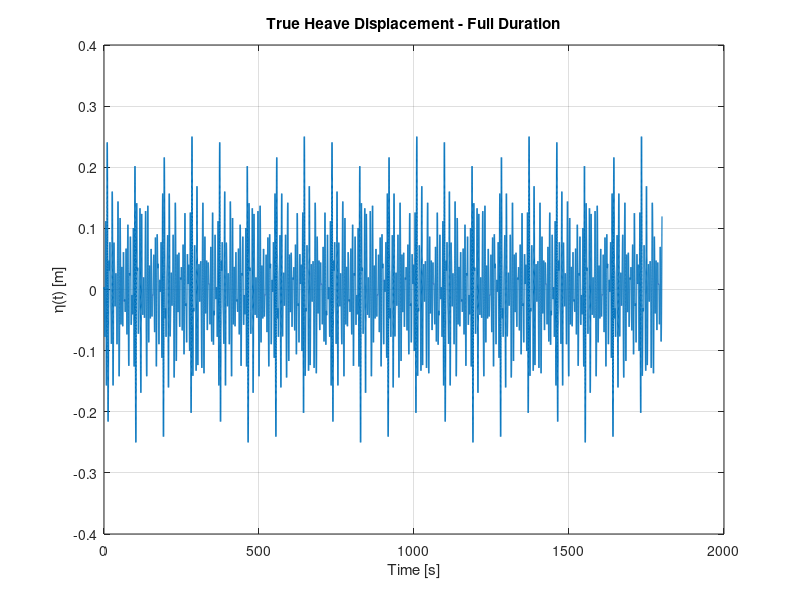
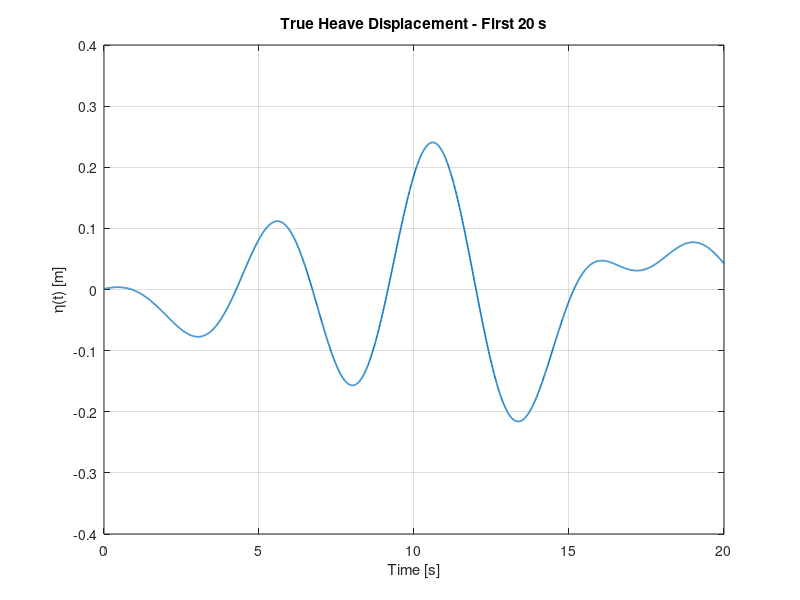
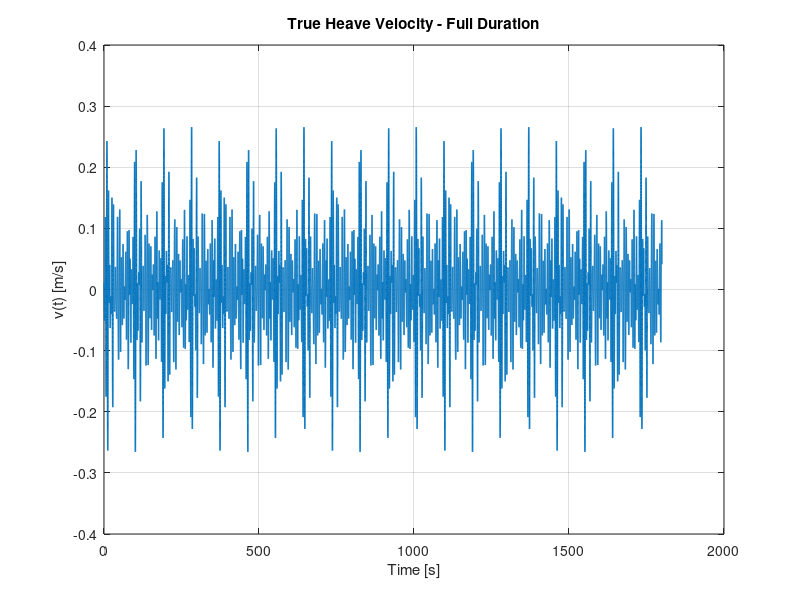
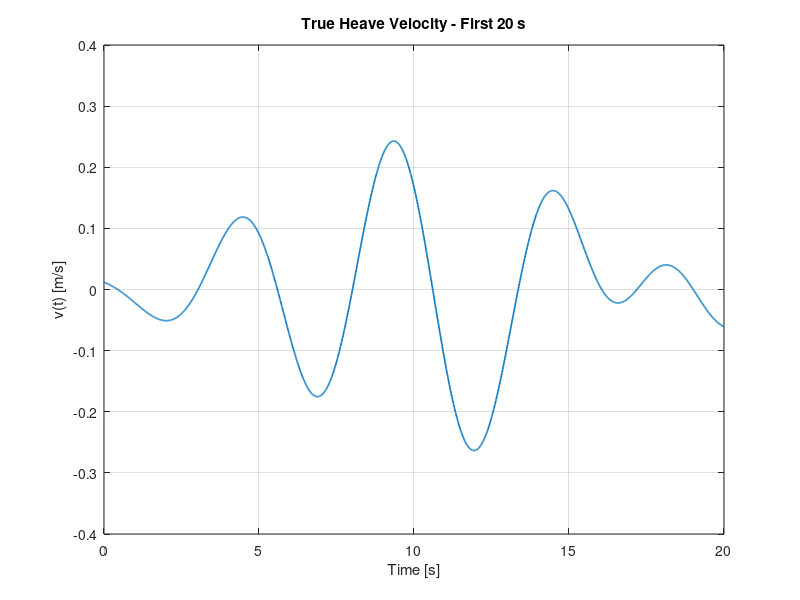

These figures' MATLAB source, in order: (Note: this script raises an error after producing the figures.)
%% IMU Heave Simulation - Step 1
% Purpose:
% Create the simulation time vector and the true heave motion:
% displacement eta(t), velocity v(t), and acceleration a(t)

clear; clc; close all;

%% Simulation settings
fs = 100;                  % Sampling frequency [Hz]
Ts = 1/fs;                 % Sampling period [s]
T_total = 30*60;           % Total simulation time [s] = 30 minutes
t = (0:Ts:T_total-Ts)';    % Time vector [s]

%% True heave motion parameters - dense random sea state
% Modelling choice:
% build a denser sea state using many sinusoidal components
% with random phases and a smooth amplitude envelope

N = 30;                           % number of components
f_min_sea = 0.08;                 % minimum wave frequency [Hz]
f_max_sea = 0.40;                 % maximum wave frequency [Hz]
f_vec = linspace(f_min_sea, f_max_sea, N)';   % frequency vector [Hz]

% Smooth amplitude envelope (Gaussian-shaped around a peak frequency)
f_peak_shape = 0.16;              % centre of wave-energy envelope [Hz]
sigma_f = 0.06;                   % spread of envelope [Hz]
A_shape = exp(-0.5*((f_vec - f_peak_shape)/sigma_f).^2);

% Set a target significant wave height for the simulated sea
Hm0_target = 0.30;                % [m]
m0_target = (Hm0_target/4)^2;     % target spectral zeroth moment [m^2]

% Scale amplitudes so that 0.5*sum(A_i^2) = m0_target
A_vec = sqrt(2*m0_target) * A_shape / norm(A_shape);

rng(10);                          % repeatable random phases
phi_vec = 2*pi*rand(N,1);         % random phases [rad]

%% True heave motion - dense random sea state
eta = zeros(size(t));             % displacement [m]
v   = zeros(size(t));             % velocity [m/s]
a   = zeros(size(t));             % acceleration [m/s^2]

for i = 1:N
    eta = eta + A_vec(i)*sin(2*pi*f_vec(i)*t + phi_vec(i));
    v   = v   + 2*pi*f_vec(i)*A_vec(i)*cos(2*pi*f_vec(i)*t + phi_vec(i));
    a   = a   - (2*pi*f_vec(i))^2*A_vec(i)*sin(2*pi*f_vec(i)*t + phi_vec(i));
end
%% Plot true motion
t_zoom_end = 20;                          % zoom window [s]
idx_zoom = t <= t_zoom_end;

figure;
plot(t, eta, 'LineWidth', 1.0);
grid on;
xlabel('Time [s]');
ylabel('\eta(t) [m]');
title('True Heave Displacement - Full Duration');

figure;
plot(t(idx_zoom), eta(idx_zoom), 'LineWidth', 1.2);
grid on;
xlabel('Time [s]');
ylabel('\eta(t) [m]');
title('True Heave Displacement - First 20 s');

figure;
plot(t, v, 'LineWidth', 1.0);
grid on;
xlabel('Time [s]');
ylabel('v(t) [m/s]');
title('True Heave Velocity - Full Duration');

figure;
plot(t(idx_zoom), v(idx_zoom), 'LineWidth', 1.2);
grid on;
xlabel('Time [s]');
ylabel('v(t) [m/s]');
title('True Heave Velocity - First 20 s');

figure;
plot(t, a, 'LineWidth', 1.0);
grid on;
xlabel('Time [s]');
ylabel('a(t) [m/s^2]');
title('True Heave Acceleration - Full Duration');

figure;
plot(t(idx_zoom), a(idx_zoom), 'LineWidth', 1.2);
grid on;
xlabel('Time [s]');
ylabel('a(t) [m/s^2]');
title('True Heave Acceleration - First 20 s');

%% Ideal IMU outputs for heave-only motion
% Heave-only assumptions:
% - no roll, pitch, or yaw
% - body frame stays aligned with navigation frame
% - accelerometer measures specific force
% - gyroscope measures angular rate

g = 9.81;    % gravitational acceleration [m/s^2]

% Ideal accelerometer output [m/s^2]
% ax = 0, ay = 0, az = g + true heave acceleration
accel_ideal_x = zeros(size(t));
accel_ideal_y = zeros(size(t));
accel_ideal_z = g + a;

% Ideal gyroscope output [rad/s]
gyro_ideal_x = zeros(size(t));
gyro_ideal_y = zeros(size(t));
gyro_ideal_z = zeros(size(t));

%% Plot ideal IMU outputs - first 20 s
figure;
plot(t(idx_zoom), accel_ideal_x(idx_zoom), 'LineWidth', 1.2); hold on;
plot(t(idx_zoom), accel_ideal_y(idx_zoom), 'LineWidth', 1.2);
plot(t(idx_zoom), accel_ideal_z(idx_zoom), 'LineWidth', 1.2);
grid on;
xlabel('Time [s]');
ylabel('Acceleration [m/s^2]');
title('Ideal Accelerometer Output - First 20 s');
legend('a_x', 'a_y', 'a_z', 'Location', 'best');

figure;
plot(t(idx_zoom), gyro_ideal_x(idx_zoom), 'LineWidth', 1.2); hold on;
plot(t(idx_zoom), gyro_ideal_y(idx_zoom), 'LineWidth', 1.2);
plot(t(idx_zoom), gyro_ideal_z(idx_zoom), 'LineWidth', 1.2);
grid on;
xlabel('Time [s]');
ylabel('Angular Rate [rad/s]');
title('Ideal Gyroscope Output - First 20 s');
legend('\omega_x', '\omega_y', '\omega_z', 'Location', 'best');

%% Add constant sensor bias
% Modelling choice for now:
% - constant bias on each accelerometer axis
% - constant bias on each gyroscope axis

% Accelerometer bias [m/s^2]
b_ax = 0.02;
b_ay = -0.01;
b_az = 0.03;

% Gyroscope bias [rad/s]
b_gx = 0.005;
b_gy = -0.003;
b_gz = 0.002;

% Biased accelerometer signals
accel_bias_x = accel_ideal_x + b_ax;
accel_bias_y = accel_ideal_y + b_ay;
accel_bias_z = accel_ideal_z + b_az;

% Biased gyroscope signals
gyro_bias_x = gyro_ideal_x + b_gx;
gyro_bias_y = gyro_ideal_y + b_gy;
gyro_bias_z = gyro_ideal_z + b_gz;

%% Plot biased accelerometer output - first 20 s
figure;
subplot(3,1,1);
plot(t(idx_zoom), accel_bias_x(idx_zoom), 'LineWidth', 1.2);
grid on;
ylabel('a_x [m/s^2]');
title('Biased Accelerometer Output - First 20 s');

subplot(3,1,2);
plot(t(idx_zoom), accel_bias_y(idx_zoom), 'LineWidth', 1.2);
grid on;
ylabel('a_y [m/s^2]');

subplot(3,1,3);
plot(t(idx_zoom), accel_bias_z(idx_zoom), 'LineWidth', 1.2);
grid on;
ylabel('a_z [m/s^2]');
xlabel('Time [s]');

%% Plot biased gyroscope output - first 20 s
figure;
subplot(3,1,1);
plot(t(idx_zoom), gyro_bias_x(idx_zoom), 'LineWidth', 1.2);
grid on;
ylabel('\omega_x [rad/s]');
title('Biased Gyroscope Output - First 20 s');

subplot(3,1,2);
plot(t(idx_zoom), gyro_bias_y(idx_zoom), 'LineWidth', 1.2);
grid on;
ylabel('\omega_y [rad/s]');

subplot(3,1,3);
plot(t(idx_zoom), gyro_bias_z(idx_zoom), 'LineWidth', 1.2);
grid on;
ylabel('\omega_z [rad/s]');
xlabel('Time [s]');

%% Add white Gaussian noise
% Modelling choice for now:
% - zero-mean
% - white
% - Gaussian
% - independent on each axis

rng(1);   % for repeatability

% Accelerometer noise standard deviation [m/s^2]
sigma_ax = 0.01;
sigma_ay = 0.01;
sigma_az = 0.01;

% Gyroscope noise standard deviation [rad/s]
sigma_gx = 0.002;
sigma_gy = 0.002;
sigma_gz = 0.002;

% Generate accelerometer noise
n_ax = sigma_ax * randn(size(t));
n_ay = sigma_ay * randn(size(t));
n_az = sigma_az * randn(size(t));

% Generate gyroscope noise
n_gx = sigma_gx * randn(size(t));
n_gy = sigma_gy * randn(size(t));
n_gz = sigma_gz * randn(size(t));

% Noisy accelerometer signals
accel_noisy_x = accel_bias_x + n_ax;
accel_noisy_y = accel_bias_y + n_ay;
accel_noisy_z = accel_bias_z + n_az;

% Noisy gyroscope signals
gyro_noisy_x = gyro_bias_x + n_gx;
gyro_noisy_y = gyro_bias_y + n_gy;
gyro_noisy_z = gyro_bias_z + n_gz;

%% Plot noisy accelerometer output - first 20 s
figure;
subplot(3,1,1);
plot(t(idx_zoom), accel_noisy_x(idx_zoom), 'LineWidth', 1.0);
grid on;
ylabel('a_x [m/s^2]');
title('Noisy Accelerometer Output - First 20 s');

subplot(3,1,2);
plot(t(idx_zoom), accel_noisy_y(idx_zoom), 'LineWidth', 1.0);
grid on;
ylabel('a_y [m/s^2]');

subplot(3,1,3);
plot(t(idx_zoom), accel_noisy_z(idx_zoom), 'LineWidth', 1.0);
grid on;
ylabel('a_z [m/s^2]');
xlabel('Time [s]');

%% Plot noisy gyroscope output - first 20 s
figure;
subplot(3,1,1);
plot(t(idx_zoom), gyro_noisy_x(idx_zoom), 'LineWidth', 1.0);
grid on;
ylabel('\omega_x [rad/s]');
title('Noisy Gyroscope Output - First 20 s');

subplot(3,1,2);
plot(t(idx_zoom), gyro_noisy_y(idx_zoom), 'LineWidth', 1.0);
grid on;
ylabel('\omega_y [rad/s]');

subplot(3,1,3);
plot(t(idx_zoom), gyro_noisy_z(idx_zoom), 'LineWidth', 1.0);
grid on;
ylabel('\omega_z [rad/s]');
xlabel('Time [s]');

%% Apply first-order low-pass filter
% For now, use a simple first-order equivalent LPF.
% These cutoffs are temporary debugging values, not final MPU6050 settings.

fc_accel = 5;      % accelerometer LPF cutoff [Hz]
fc_gyro  = 5;      % gyroscope LPF cutoff [Hz]

alpha_accel = exp(-2*pi*fc_accel*Ts);
alpha_gyro  = exp(-2*pi*fc_gyro*Ts);

% Preallocate filtered signals
accel_filt_x = zeros(size(t));
accel_filt_y = zeros(size(t));
accel_filt_z = zeros(size(t));

gyro_filt_x = zeros(size(t));
gyro_filt_y = zeros(size(t));
gyro_filt_z = zeros(size(t));

% Initial conditions
accel_filt_x(1) = accel_noisy_x(1);
accel_filt_y(1) = accel_noisy_y(1);
accel_filt_z(1) = accel_noisy_z(1);

gyro_filt_x(1) = gyro_noisy_x(1);
gyro_filt_y(1) = gyro_noisy_y(1);
gyro_filt_z(1) = gyro_noisy_z(1);

% Recursive filtering
for k = 2:length(t)
    accel_filt_x(k) = alpha_accel*accel_filt_x(k-1) + (1-alpha_accel)*accel_noisy_x(k);
    accel_filt_y(k) = alpha_accel*accel_filt_y(k-1) + (1-alpha_accel)*accel_noisy_y(k);
    accel_filt_z(k) = alpha_accel*accel_filt_z(k-1) + (1-alpha_accel)*accel_noisy_z(k);

    gyro_filt_x(k) = alpha_gyro*gyro_filt_x(k-1) + (1-alpha_gyro)*gyro_noisy_x(k);
    gyro_filt_y(k) = alpha_gyro*gyro_filt_y(k-1) + (1-alpha_gyro)*gyro_noisy_y(k);
    gyro_filt_z(k) = alpha_gyro*gyro_filt_z(k-1) + (1-alpha_gyro)*gyro_noisy_z(k);
end

%% Plot filtered vs noisy signals - first 20 s
figure;
subplot(2,1,1);
plot(t(idx_zoom), accel_noisy_z(idx_zoom), 'LineWidth', 0.8); hold on;
plot(t(idx_zoom), accel_filt_z(idx_zoom), 'LineWidth', 1.4);
grid on;
ylabel('a_z [m/s^2]');
title('Accelerometer Z-Axis: Noisy vs Filtered');
legend('Noisy', 'Filtered', 'Location', 'best');

subplot(2,1,2);
plot(t(idx_zoom), gyro_noisy_x(idx_zoom), 'LineWidth', 0.8); hold on;
plot(t(idx_zoom), gyro_filt_x(idx_zoom), 'LineWidth', 1.4);
grid on;
xlabel('Time [s]');
ylabel('\omega_x [rad/s]');
title('Gyroscope X-Axis: Noisy vs Filtered');
legend('Noisy', 'Filtered', 'Location', 'best');

%% Plot filtered accelerometer outputs - first 20 s
figure;
subplot(3,1,1);
plot(t(idx_zoom), accel_filt_x(idx_zoom), 'LineWidth', 1.1);
grid on;
ylabel('a_x [m/s^2]');
title('Filtered Accelerometer Output - First 20 s');

subplot(3,1,2);
plot(t(idx_zoom), accel_filt_y(idx_zoom), 'LineWidth', 1.1);
grid on;
ylabel('a_y [m/s^2]');

subplot(3,1,3);
plot(t(idx_zoom), accel_filt_z(idx_zoom), 'LineWidth', 1.1);
grid on;
ylabel('a_z [m/s^2]');
xlabel('Time [s]');

%% Plot filtered gyroscope outputs - first 20 s
figure;
subplot(3,1,1);
plot(t(idx_zoom), gyro_filt_x(idx_zoom), 'LineWidth', 1.1);
grid on;
ylabel('\omega_x [rad/s]');
title('Filtered Gyroscope Output - First 20 s');

subplot(3,1,2);
plot(t(idx_zoom), gyro_filt_y(idx_zoom), 'LineWidth', 1.1);
grid on;
ylabel('\omega_y [rad/s]');

subplot(3,1,3);
plot(t(idx_zoom), gyro_filt_z(idx_zoom), 'LineWidth', 1.1);
grid on;
ylabel('\omega_z [rad/s]');
xlabel('Time [s]');

%% Apply saturation using chosen full-scale ranges
% Chosen ranges for this simulation:
% Accelerometer: +/-4 g
% Gyroscope: +/-250 deg/s

accel_fs_g = 4;                    % accelerometer full-scale [g]
gyro_fs_dps = 250;                 % gyroscope full-scale [deg/s]

accel_limit = accel_fs_g * g;      % accelerometer saturation limit [m/s^2]
gyro_limit  = deg2rad(gyro_fs_dps);% gyroscope saturation limit [rad/s]

% Saturated accelerometer signals
accel_sat_x = min(max(accel_filt_x, -accel_limit), accel_limit);
accel_sat_y = min(max(accel_filt_y, -accel_limit), accel_limit);
accel_sat_z = min(max(accel_filt_z, -accel_limit), accel_limit);

% Saturated gyroscope signals
gyro_sat_x = min(max(gyro_filt_x, -gyro_limit), gyro_limit);
gyro_sat_y = min(max(gyro_filt_y, -gyro_limit), gyro_limit);
gyro_sat_z = min(max(gyro_filt_z, -gyro_limit), gyro_limit);

%% Plot saturated outputs - first 20 s
figure;
subplot(3,1,1);
plot(t(idx_zoom), accel_sat_x(idx_zoom), 'LineWidth', 1.1);
grid on;
ylabel('a_x [m/s^2]');
title('Saturated Accelerometer Output - First 20 s');

subplot(3,1,2);
plot(t(idx_zoom), accel_sat_y(idx_zoom), 'LineWidth', 1.1);
grid on;
ylabel('a_y [m/s^2]');

subplot(3,1,3);
plot(t(idx_zoom), accel_sat_z(idx_zoom), 'LineWidth', 1.1);
grid on;
ylabel('a_z [m/s^2]');
xlabel('Time [s]');

figure;
subplot(3,1,1);
plot(t(idx_zoom), gyro_sat_x(idx_zoom), 'LineWidth', 1.1);
grid on;
ylabel('\omega_x [rad/s]');
title('Saturated Gyroscope Output - First 20 s');

subplot(3,1,2);
plot(t(idx_zoom), gyro_sat_y(idx_zoom), 'LineWidth', 1.1);
grid on;
ylabel('\omega_y [rad/s]');

subplot(3,1,3);
plot(t(idx_zoom), gyro_sat_z(idx_zoom), 'LineWidth', 1.1);
grid on;
ylabel('\omega_z [rad/s]');
xlabel('Time [s]');

%% Check whether any clipping occurred
num_clip_accel = sum(abs(accel_filt_x) >= accel_limit) + ...
                 sum(abs(accel_filt_y) >= accel_limit) + ...
                 sum(abs(accel_filt_z) >= accel_limit);

num_clip_gyro = sum(abs(gyro_filt_x) >= gyro_limit) + ...
                sum(abs(gyro_filt_y) >= gyro_limit) + ...
                sum(abs(gyro_filt_z) >= gyro_limit);

fprintf('Total clipped accelerometer samples: %d\n', num_clip_accel);
fprintf('Total clipped gyroscope samples: %d\n', num_clip_gyro);

%% Quantisation using MPU-6050 sensitivity scale factors
% Datasheet-based sensitivity values for the chosen ranges:
% Accelerometer +/-4 g  -> 8192 LSB/g
% Gyroscope    +/-250 dps -> 131 LSB/(deg/s)

accel_sens_lsb_per_g = 8192;   % [LSB/g]
gyro_sens_lsb_per_dps = 131;   % [LSB/(deg/s)]

% Convert saturated accelerometer signals from m/s^2 to g
accel_sat_x_g = accel_sat_x / g;
accel_sat_y_g = accel_sat_y / g;
accel_sat_z_g = accel_sat_z / g;

% Convert saturated gyroscope signals from rad/s to deg/s
gyro_sat_x_dps = rad2deg(gyro_sat_x);
gyro_sat_y_dps = rad2deg(gyro_sat_y);
gyro_sat_z_dps = rad2deg(gyro_sat_z);

% Quantise to integer sensor counts
accel_counts_x = round(accel_sat_x_g * accel_sens_lsb_per_g);
accel_counts_y = round(accel_sat_y_g * accel_sens_lsb_per_g);
accel_counts_z = round(accel_sat_z_g * accel_sens_lsb_per_g);

gyro_counts_x = round(gyro_sat_x_dps * gyro_sens_lsb_per_dps);
gyro_counts_y = round(gyro_sat_y_dps * gyro_sens_lsb_per_dps);
gyro_counts_z = round(gyro_sat_z_dps * gyro_sens_lsb_per_dps);

% Convert quantised counts back to engineering units
accel_quant_x = (accel_counts_x / accel_sens_lsb_per_g) * g;
accel_quant_y = (accel_counts_y / accel_sens_lsb_per_g) * g;
accel_quant_z = (accel_counts_z / accel_sens_lsb_per_g) * g;

gyro_quant_x = deg2rad(gyro_counts_x / gyro_sens_lsb_per_dps);
gyro_quant_y = deg2rad(gyro_counts_y / gyro_sens_lsb_per_dps);
gyro_quant_z = deg2rad(gyro_counts_z / gyro_sens_lsb_per_dps);

%% Quantisation step sizes
accel_lsb_mps2 = g / accel_sens_lsb_per_g;                 % [m/s^2 per LSB]
gyro_lsb_rps   = deg2rad(1 / gyro_sens_lsb_per_dps);       % [rad/s per LSB]

fprintf('Accelerometer quantisation step: %.6e m/s^2 per LSB\n', accel_lsb_mps2);
fprintf('Gyroscope quantisation step: %.6e rad/s per LSB\n', gyro_lsb_rps);

%% Plot quantised vs saturated signals - first 20 s
figure;
subplot(2,1,1);
plot(t(idx_zoom), accel_sat_z(idx_zoom), 'LineWidth', 1.0); hold on;
plot(t(idx_zoom), accel_quant_z(idx_zoom), 'LineWidth', 1.2);
grid on;
ylabel('a_z [m/s^2]');
title('Accelerometer Z-Axis: Saturated vs Quantised');
legend('Saturated', 'Quantised', 'Location', 'best');

subplot(2,1,2);
plot(t(idx_zoom), gyro_sat_x(idx_zoom), 'LineWidth', 1.0); hold on;
plot(t(idx_zoom), gyro_quant_x(idx_zoom), 'LineWidth', 1.2);
grid on;
xlabel('Time [s]');
ylabel('\omega_x [rad/s]');
title('Gyroscope X-Axis: Saturated vs Quantised');
legend('Saturated', 'Quantised', 'Location', 'best');

%% Plot quantised accelerometer outputs - first 20 s
figure;
subplot(3,1,1);
plot(t(idx_zoom), accel_quant_x(idx_zoom), 'LineWidth', 1.0);
grid on;
ylabel('a_x [m/s^2]');
title('Quantised Accelerometer Output - First 20 s');

subplot(3,1,2);
plot(t(idx_zoom), accel_quant_y(idx_zoom), 'LineWidth', 1.0);
grid on;
ylabel('a_y [m/s^2]');

subplot(3,1,3);
plot(t(idx_zoom), accel_quant_z(idx_zoom), 'LineWidth', 1.0);
grid on;
ylabel('a_z [m/s^2]');
xlabel('Time [s]');

%% Plot quantised gyroscope outputs - first 20 s
figure;
subplot(3,1,1);
plot(t(idx_zoom), gyro_quant_x(idx_zoom), 'LineWidth', 1.0);
grid on;
ylabel('\omega_x [rad/s]');
title('Quantised Gyroscope Output - First 20 s');

subplot(3,1,2);
plot(t(idx_zoom), gyro_quant_y(idx_zoom), 'LineWidth', 1.0);
grid on;
ylabel('\omega_y [rad/s]');

subplot(3,1,3);
plot(t(idx_zoom), gyro_quant_z(idx_zoom), 'LineWidth', 1.0);
grid on;
ylabel('\omega_z [rad/s]');
xlabel('Time [s]');

%% Recover estimated heave acceleration from simulated accelerometer
% Heave-only assumption:
% body frame stays aligned with navigation frame,
% so vertical acceleration estimate is az - g

a_est = accel_quant_z - g;    % estimated heave acceleration [m/s^2]

%% Plot true vs estimated heave acceleration - first 20 s
figure;
plot(t(idx_zoom), a(idx_zoom), 'LineWidth', 1.3); hold on;
plot(t(idx_zoom), a_est(idx_zoom), 'LineWidth', 1.0);
grid on;
xlabel('Time [s]');
ylabel('Acceleration [m/s^2]');
title('True vs Estimated Heave Acceleration - First 20 s');
legend('True a(t)', 'Estimated a_{est}(t)', 'Location', 'best');

%% Plot estimation error - first 20 s
a_err = a_est - a;

figure;
plot(t(idx_zoom), a_err(idx_zoom), 'LineWidth', 1.0);
grid on;
xlabel('Time [s]');
ylabel('Error [m/s^2]');
title('Heave Acceleration Estimation Error - First 20 s');

%% Print basic error statistics
fprintf('Mean acceleration estimation error: %.6e m/s^2\n', mean(a_err));
fprintf('Std acceleration estimation error:  %.6e m/s^2\n', std(a_err));
fprintf('Max abs acceleration error:         %.6e m/s^2\n', max(abs(a_err)));

%% Bias correction of recovered heave acceleration
% For this simulation test, assume the z-axis accelerometer bias is known

a_est_bc = accel_quant_z - g - b_az;   % bias-corrected acceleration estimate

%% Plot true vs bias-corrected estimated acceleration - first 20 s
figure;
plot(t(idx_zoom), a(idx_zoom), 'LineWidth', 1.3); hold on;
plot(t(idx_zoom), a_est_bc(idx_zoom), 'LineWidth', 1.0);
grid on;
xlabel('Time [s]');
ylabel('Acceleration [m/s^2]');
title('True vs Bias-Corrected Heave Acceleration - First 20 s');
legend('True a(t)', 'Bias-corrected a_{est}(t)', 'Location', 'best');

%% Plot bias-corrected estimation error - first 20 s
a_err_bc = a_est_bc - a;

figure;
plot(t(idx_zoom), a_err_bc(idx_zoom), 'LineWidth', 1.0);
grid on;
xlabel('Time [s]');
ylabel('Error [m/s^2]');
title('Bias-Corrected Heave Acceleration Error - First 20 s');

%% Print bias-corrected error statistics
fprintf('Mean bias-corrected acceleration error: %.6e m/s^2\n', mean(a_err_bc));
fprintf('Std bias-corrected acceleration error:  %.6e m/s^2\n', std(a_err_bc));
fprintf('Max abs bias-corrected acceleration error: %.6e m/s^2\n', max(abs(a_err_bc)));

%% PSD of true and recovered heave acceleration using Welch's method
% This is a validation step on acceleration first.
% Later we can move to displacement spectrum / wave spectrum.

% Welch settings (chosen for this simulation)
win_len = 4096;                  % window length [samples]
noverlap = win_len/2;            % 50% overlap
nfft = 8192;                     % FFT length

% Remove any small DC offset before PSD estimation
a_true_psd = detrend(a, 'constant');
a_est_psd  = detrend(a_est_bc, 'constant');

% Welch PSD estimates
[Paa_true, f_psd] = pwelch(a_true_psd, win_len, noverlap, nfft, fs);
[Paa_est,  ~]     = pwelch(a_est_psd,  win_len, noverlap, nfft, fs);

%% Plot PSD comparison
figure;
plot(f_psd, Paa_true, 'LineWidth', 1.4); hold on;
plot(f_psd, Paa_est, 'LineWidth', 1.2);
grid on;
xlabel('Frequency [Hz]');
ylabel('PSD [(m/s^2)^2/Hz]');
title('Acceleration PSD: True vs Bias-Corrected Estimate');
legend('True acceleration PSD', 'Estimated acceleration PSD', 'Location', 'best');
xlim([0 2]);   % focus on low-frequency wave band

%% Find dominant frequency in the low-frequency band
f_min = 0.02;
f_max = 2.0;
idx_band = (f_psd >= f_min) & (f_psd <= f_max);

[~, idx_true_peak_local] = max(Paa_true(idx_band));
[~, idx_est_peak_local]  = max(Paa_est(idx_band));

f_band = f_psd(idx_band);

f_true_peak = f_band(idx_true_peak_local);
f_est_peak  = f_band(idx_est_peak_local);

fprintf('True acceleration PSD peak frequency: %.6f Hz\n', f_true_peak);
fprintf('Estimated acceleration PSD peak frequency: %.6f Hz\n', f_est_peak);

%% Convert acceleration PSD to wave-elevation PSD
% Spectral double integration:
% S_eta(f) = S_a(f) / (2*pi*f)^4
%
% Important:
% avoid division near f = 0 by applying a low-frequency cutoff

f_int_min = 0.05;    % low-frequency cutoff [Hz] for safe division

omega_psd = 2*pi*f_psd;

% True elevation PSD directly from eta(t)
eta_true_psd = detrend(eta, 'constant');
[See_true, f_eta] = pwelch(eta_true_psd, win_len, noverlap, nfft, fs);

% Estimated elevation PSD from bias-corrected acceleration PSD
See_est = zeros(size(Paa_est));

idx_valid = f_psd >= f_int_min;
See_est(idx_valid) = Paa_est(idx_valid) ./ (omega_psd(idx_valid).^4);

%% Plot true vs estimated wave-elevation PSD
figure;
plot(f_eta, See_true, 'LineWidth', 1.4); hold on;
plot(f_psd, See_est, 'LineWidth', 1.2);
grid on;
xlabel('Frequency [Hz]');
ylabel('PSD [m^2/Hz]');
title('Wave Elevation PSD: True vs Estimated from Acceleration');
legend('True elevation PSD', 'Estimated elevation PSD', 'Location', 'best');
xlim([0 1]);

%% Find dominant frequency in the valid wave band
f_wave_min = 0.05;
f_wave_max = 1.0;

idx_wave = (f_eta >= f_wave_min) & (f_eta <= f_wave_max);
idx_wave_est = (f_psd >= f_wave_min) & (f_psd <= f_wave_max);

[~, idx_true_eta_peak_local] = max(See_true(idx_wave));
[~, idx_est_eta_peak_local]  = max(See_est(idx_wave_est));

f_true_eta_band = f_eta(idx_wave);
f_est_eta_band  = f_psd(idx_wave_est);

f_true_eta_peak = f_true_eta_band(idx_true_eta_peak_local);
f_est_eta_peak  = f_est_eta_band(idx_est_eta_peak_local);

fprintf('True elevation PSD peak frequency: %.6f Hz\n', f_true_eta_peak);
fprintf('Estimated elevation PSD peak frequency: %.6f Hz\n', f_est_eta_peak);

%% Compute wave parameters from the elevation PSD
% Use the same valid wave band for both true and estimated spectra

f_param_min = 0.05;
f_param_max = 1.0;

idx_true_band = (f_eta >= f_param_min) & (f_eta <= f_param_max);
idx_est_band  = (f_psd >= f_param_min) & (f_psd <= f_param_max);

f_true_band = f_eta(idx_true_band);
f_est_band  = f_psd(idx_est_band);

See_true_band = See_true(idx_true_band);
See_est_band  = See_est(idx_est_band);

% Spectral moments for true spectrum
m0_true = trapz(f_true_band, See_true_band);
m1_true = trapz(f_true_band, f_true_band .* See_true_band);
m2_true = trapz(f_true_band, (f_true_band.^2) .* See_true_band);

% Spectral moments for estimated spectrum
m0_est = trapz(f_est_band, See_est_band);
m1_est = trapz(f_est_band, f_est_band .* See_est_band);
m2_est = trapz(f_est_band, (f_est_band.^2) .* See_est_band);

% Peak frequency and peak period
[~, idx_pk_true] = max(See_true_band);
[~, idx_pk_est]  = max(See_est_band);

fp_true = f_true_band(idx_pk_true);
fp_est  = f_est_band(idx_pk_est);

Tp_true = 1 / fp_true;
Tp_est  = 1 / fp_est;

% Derived wave parameters
Hm0_true  = 4 * sqrt(m0_true);
Hm0_est   = 4 * sqrt(m0_est);

Tm01_true = m0_true / m1_true;
Tm01_est  = m0_est / m1_est;

Tm02_true = sqrt(m0_true / m2_true);
Tm02_est  = sqrt(m0_est / m2_est);

%% Print wave parameters
fprintf('\n--- True spectrum wave parameters ---\n');
fprintf('m0   = %.6e m^2\n', m0_true);
fprintf('Hm0  = %.6f m\n', Hm0_true);
fprintf('fp   = %.6f Hz\n', fp_true);
fprintf('Tp   = %.6f s\n', Tp_true);
fprintf('Tm01 = %.6f s\n', Tm01_true);
fprintf('Tm02 = %.6f s\n', Tm02_true);

fprintf('\n--- Estimated spectrum wave parameters ---\n');
fprintf('m0   = %.6e m^2\n', m0_est);
fprintf('Hm0  = %.6f m\n', Hm0_est);
fprintf('fp   = %.6f Hz\n', fp_est);
fprintf('Tp   = %.6f s\n', Tp_est);
fprintf('Tm01 = %.6f s\n', Tm01_est);
fprintf('Tm02 = %.6f s\n', Tm02_est);

%% Compare estimated elevation PSD with the true input component frequencies
% This helps verify that the recovered spectrum contains the frequencies
% that were intentionally placed in the simulated sea state.

figure;
plot(f_eta, See_true, 'LineWidth', 1.4); hold on;
plot(f_psd, See_est, 'LineWidth', 1.2);

% Mark the input component frequencies
for i = 1:length(f_vec)
    xline(f_vec(i), '--k', sprintf('f_%d = %.2f Hz', i, f_vec(i)), ...
        'LabelVerticalAlignment', 'middle', ...
        'LabelHorizontalAlignment', 'left');
end

grid on;
xlabel('Frequency [Hz]');
ylabel('PSD [m^2/Hz]');
title('Wave Elevation PSD with Input Component Frequencies');
legend('True elevation PSD', 'Estimated elevation PSD', 'Location', 'best');
xlim([0 0.5]);

%% Inspect the input sea-state components
figure;
stem(f_vec, A_vec, 'filled');
grid on;
xlabel('Frequency [Hz]');
ylabel('Amplitude A_i [m]');
title('Input Multi-Sine Sea-State Components');
xlim([0.05 0.42]);
